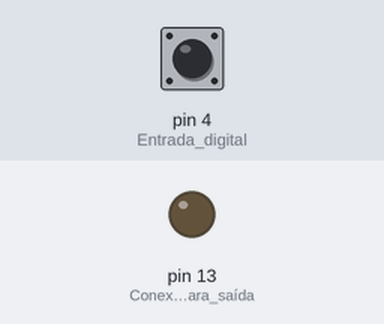
Bench run of a sketch on a simulated Arduino Uno, built with avr-gcc and run on an emulated ATmega328P. Shown: output pins drawn as LEDs (lit = HIGH). Inputs (shaded band) come from the test bench; at power-on: pin 4 (Entrada_digital) HIGH. What the sketch prints to the serial monitor is not drawn.

Above: at 1.2 s.
1.3 s: pin 4 (Entrada_digital) pulled LOW for 0.15 s
At 2.6 s:
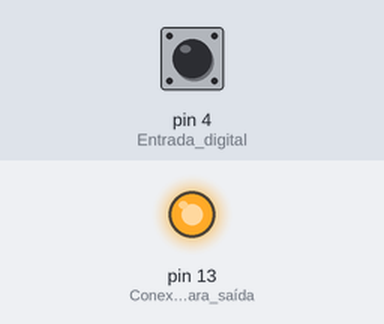
Timing chart, 0 to 4.3 s (numbered marks = the images above; inputs shaded):
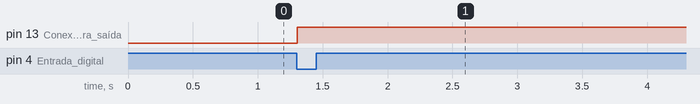

Measured:
- after the input at 1.3 s, pin 13 (Conexão_13_é_para_saída): LOW → HIGH at once

The sketch:

08-and-acionamento-de-led-pelo-botao.ino
```cpp
/**
  Simulador do operador lógico AND
  Prensa com controle bi manual
  @author Erica Viana
*/

int botao1;

void setup() {
  pinMode(13, OUTPUT); // Conexão 13 é para saída
  pinMode(4, INPUT_PULLUP); // Entrada digital
  Serial.begin(9600);
}

void loop() {
  botao1 = digitalRead(4);  // 0 -> botao pressionado | 1 -> botao nao pressionado
  Serial.println(botao1);
  if (botao1 == 0) {
    digitalWrite(13, HIGH); // Acender o LED caso o botão esteja acionado
  }
}
```
